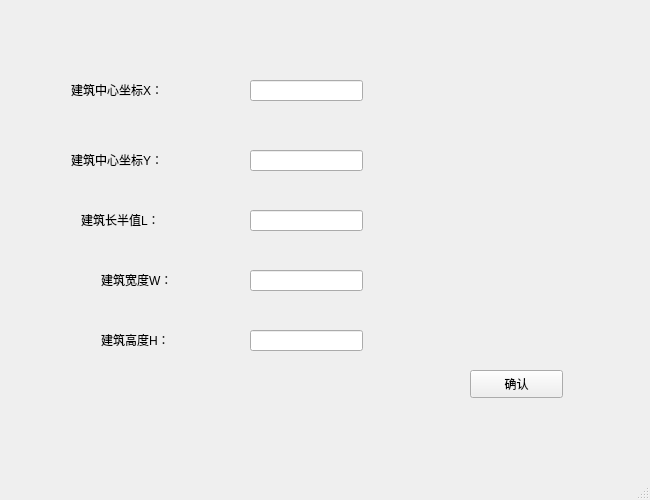
<?xml version="1.0" encoding="UTF-8"?>
<ui version="4.0">
 <class>MainWindow</class>
 <widget class="QMainWindow" name="MainWindow">
  <property name="geometry">
   <rect>
    <x>0</x>
    <y>0</y>
    <width>650</width>
    <height>500</height>
   </rect>
  </property>
  <property name="windowTitle">
   <string>环境配置</string>
  </property>
  <widget class="QWidget" name="centralwidget">
   <widget class="QLineEdit" name="lineEdit">
    <property name="geometry">
     <rect>
      <x>250</x>
      <y>80</y>
      <width>113</width>
      <height>21</height>
     </rect>
    </property>
   </widget>
   <widget class="QLineEdit" name="lineEdit_2">
    <property name="geometry">
     <rect>
      <x>250</x>
      <y>150</y>
      <width>113</width>
      <height>21</height>
     </rect>
    </property>
   </widget>
   <widget class="QLineEdit" name="lineEdit_3">
    <property name="geometry">
     <rect>
      <x>250</x>
      <y>210</y>
      <width>113</width>
      <height>21</height>
     </rect>
    </property>
   </widget>
   <widget class="QLineEdit" name="lineEdit_4">
    <property name="geometry">
     <rect>
      <x>250</x>
      <y>270</y>
      <width>113</width>
      <height>21</height>
     </rect>
    </property>
   </widget>
   <widget class="QLineEdit" name="lineEdit_5">
    <property name="geometry">
     <rect>
      <x>250</x>
      <y>330</y>
      <width>113</width>
      <height>21</height>
     </rect>
    </property>
   </widget>
   <widget class="QLabel" name="label">
    <property name="geometry">
     <rect>
      <x>71</x>
      <y>80</y>
      <width>111</width>
      <height>20</height>
     </rect>
    </property>
    <property name="text">
     <string>建筑中心坐标X：</string>
    </property>
   </widget>
   <widget class="QLabel" name="label_2">
    <property name="geometry">
     <rect>
      <x>71</x>
      <y>150</y>
      <width>111</width>
      <height>20</height>
     </rect>
    </property>
    <property name="text">
     <string>建筑中心坐标Y：</string>
    </property>
   </widget>
   <widget class="QLabel" name="label_3">
    <property name="geometry">
     <rect>
      <x>81</x>
      <y>210</y>
      <width>101</width>
      <height>20</height>
     </rect>
    </property>
    <property name="text">
     <string>建筑长半值L：</string>
    </property>
   </widget>
   <widget class="QLabel" name="label_4">
    <property name="geometry">
     <rect>
      <x>101</x>
      <y>270</y>
      <width>81</width>
      <height>20</height>
     </rect>
    </property>
    <property name="text">
     <string>建筑宽度W：</string>
    </property>
   </widget>
   <widget class="QLabel" name="label_5">
    <property name="geometry">
     <rect>
      <x>101</x>
      <y>330</y>
      <width>81</width>
      <height>20</height>
     </rect>
    </property>
    <property name="text">
     <string>建筑高度H：</string>
    </property>
   </widget>
   <widget class="QPushButton" name="pushButton">
    <property name="geometry">
     <rect>
      <x>470</x>
      <y>370</y>
      <width>93</width>
      <height>28</height>
     </rect>
    </property>
    <property name="text">
     <string>确认</string>
    </property>
   </widget>
  </widget>
  <widget class="QMenuBar" name="menubar">
   <property name="geometry">
    <rect>
     <x>0</x>
     <y>0</y>
     <width>650</width>
     <height>26</height>
    </rect>
   </property>
  </widget>
  <widget class="QStatusBar" name="statusbar"/>
 </widget>
 <resources/>
 <connections/>
</ui>
